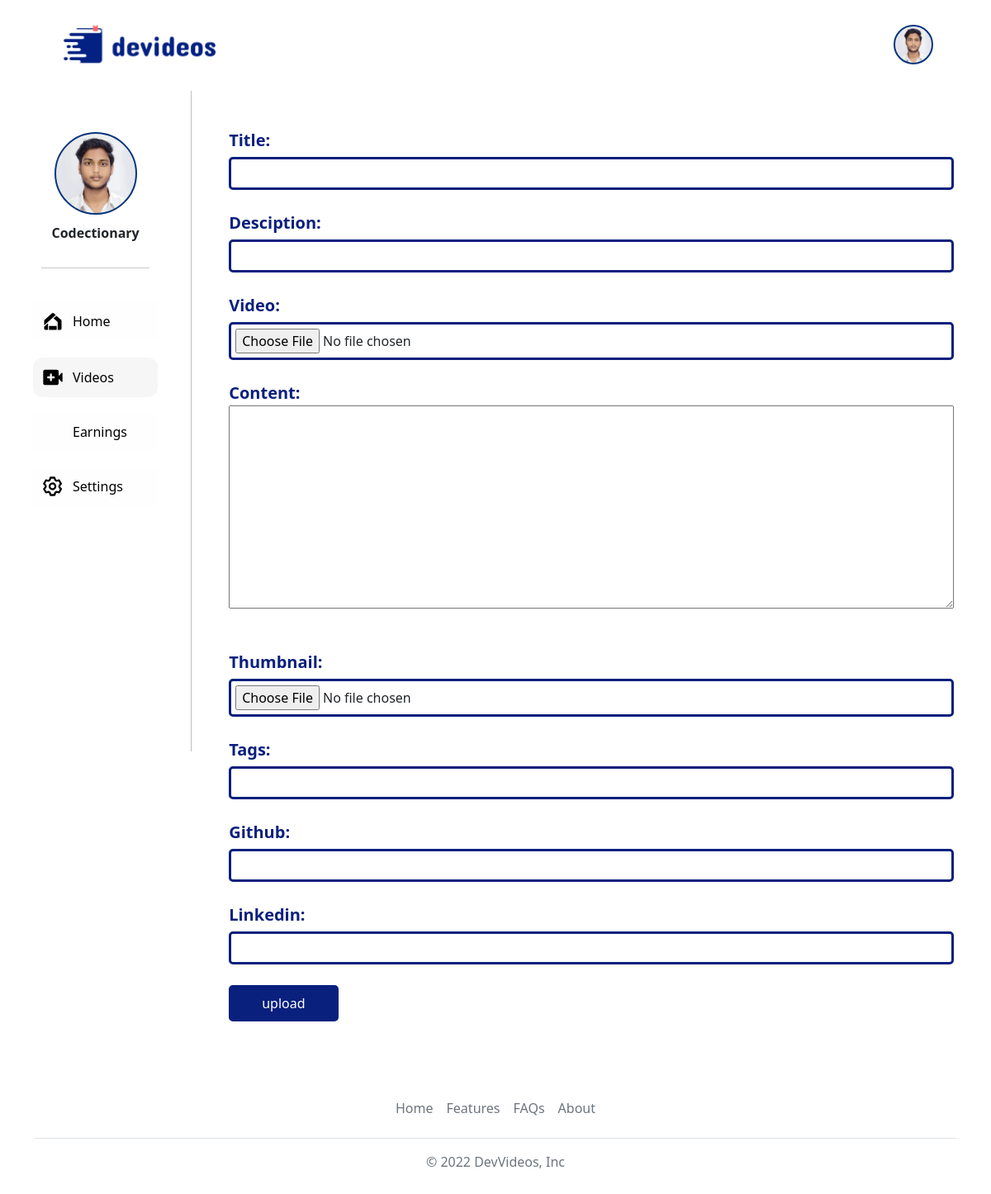
Page /upload (signed in) on the committed database.
### codectionaryapp/models.py (models this page shows, shortened)
class Creator(models.Model):
    email  = models.EmailField(unique=True);
    name  = models.CharField(max_length=100);
    channel_name  = models.CharField(max_length=100,unique=True);
    street_address  = models.CharField(max_length=100);
    country  = models.CharField(max_length=100);
    city  = models.CharField(max_length=100);
    zip_code  = models.IntegerField(default=00);
    date_of_birth  = models.DateField(auto_now=False, auto_now_add=False);
    channel_catagory  = models.CharField(max_length=100);
    channel_banner  = models.ImageField(upload_to='img/');
    channel_logo  = models.ImageField(upload_to='img/');
    about  = models.CharField(max_length=500);
    github  = models.CharField(max_length=500,default='')
    user = models.OneToOneField(User,on_delete= models.CASCADE, default='')
    date_joined = models.DateField(auto_now=True);
    def __str__(self):
        return self.channel_name

### codectionaryapp/views.py (the view, shortened to what this page needs)
# urls.py: path('upload', views.uploadContent, name='uploadvideo'),
@login_required(login_url='/login')
def uploadContent(request):
    user = Creator.objects.filter(user=request.user)
    if not user:
        return redirect('/updateprofile')
    else:
        uploadForm = UploadContentForm()
        return render(request, 'uploadVideo.html', {'title': 'Upload Videos - Devideos', 'creator_profile': user[0], 'form': uploadForm})

### codectionaryapp/forms.py
class UploadContentForm(ModelForm):
    class Meta:
        model = Content
        fields = '__all__'

### templates/uploadVideo.html (shortened to what this page needs)
{% extends 'studioskeleton.html' %}
{% load socialaccount %}
{% load static %}
{% block videos %}dr-selected{% endblock videos %}
{% block body %}
    <link rel="stylesheet" href="/static/css/upload.css">
    <form method="post" enctype="multipart/form-data">
        {{form.as_div}}
        <button type="submit">upload</button>
    </form>
{% endblock body %}

### templates/studioskeleton.html (shortened to what this page needs)
{% load socialaccount %}
{% load socialaccount %}
{% load static %}
<!DOCTYPE html>
<html>
  <head>
    <link rel="stylesheet" href="static/css/footers.css" />
    <link href="https://cdn.jsdelivr.net/npm/bootstrap@5.1.3/dist/css/bootstrap.min.css" rel="stylesheet">
    <link rel="stylesheet" href="static/css/navbar.css" />
    <link rel="stylesheet" href="/static/css/style.css">
    <link rel="stylesheet" href="/static/css/studio.css">
</head>
  <body>
    <nav class="navbar navbar-light navigation">
      <div class="container-fluid">
        <a href="/"> <img src="static/img/logo.svg" class="logo"></a>
        <div class="nav-footer">
          {% if request.user.is_authenticated %}
          {% if creator_profile %}
          <div class="nav-foot profile-photo" style="background-image:url('/media/{{creator_profile.channel_logo}}')" onclick="options()"></div>
          {% else %}
          <div class="nav-foot profile-photo" style="background-image:url('{{user.socialaccount_set.all.0.get_avatar_url}}')" onclick="options()"></div>
          {% endif %}          {% endif %}
        </div>
      </div>
    </nav>
    <div class="viewpoint">
      <div class="drawer">
        <a href="/profile/{{creator_profile.channel_name}}/"><div class="nav-foot profile-photo dr-photo" style="background-image:url(/media/{{creator_profile.channel_logo}})"></div> </a>
        <b class="dr-name">{{creator_profile.channel_name}}</b>
        <hr class="dr-divider">
        <a href="/studio"><div class="drawer-comp {% block home %}{% endblock home %}"> <img src="/static/img/home.svg" alt="" class="icon-drawer-comp "> <span class="title-drawer-comp">Home</span> </div></a>
        <a href="/videos"><div class="drawer-comp {% block videos %}{% endblock videos %}"> <img src="/static/img/st-videos.svg" alt="" class="icon-drawer-comp"><span class="title-drawer-comp">Videos</span> </div></a>
        <a href="/earning"><div class="drawer-comp {% block earnings %}{% endblock earnings %}"> <img src="/static/img/earning.svg" alt="" class="icon-drawer-comp"><span class="title-drawer-comp">Earnings</span> </div></a>
        <a href="/updateprofile"><div class="drawer-comp {% block settings %}{% endblock settings %}"> <img src="/static/img/setting.svg" alt="" class="icon-drawer-comp"> <span class="title-drawer-comp">Settings</span></div></a>
      </div>
      <div class="body">
        {% block body %}{% endblock body %}
      </div>
    </div>
    <div class="container">
        <footer class="py-3 my-4">
          <ul class="nav justify-content-center border-bottom pb-3 mb-3">
            <li class="nav-item"><a href="#" class="nav-link px-2 text-muted">Home</a></li>
            <li class="nav-item"><a href="#" class="nav-link px-2 text-muted">Features</a></li>
            <li class="nav-item"><a href="#" class="nav-link px-2 text-muted">FAQs</a></li>
            <li class="nav-item"><a href="#" class="nav-link px-2 text-muted">About</a></li>
          </ul>
          <p class="text-center text-muted">&copy; 2022 DevVideos, Inc</p>
        </footer>
      </div>
  </body>
</html>

### static/css/navbar.css (style rules this page uses)
.logo { width: 200px; margin: 20px 58px; }
.nav-foot { margin-left: 20px; }
.profile-photo { width: 48px; height: 48px; border-radius: 100px; border: 2px solid #05367C; background-image: url("/static/img/person.svg"); background-size: cover; background-position: center; cursor: pointer; }
.nav-footer { display:flex; margin-right: 58px; align-items: center; }
.navigation { position: fixed; top: 0px; background-color: white; width: 100%; z-index: 1; }

### static/css/style.css (style rules this page uses)
a { text-decoration: none; color: #000; transition: .5s; }

### static/css/studio.css (style rules this page uses)
.viewpoint { min-height: 100vh; display: flex; flex-direction: row; margin-top: 110px; }
.drawer { height: 100vh; width: 300px; border-right: 1px solid rgba(0, 0, 0, 0.25); background-color: white; display: flex; flex-direction: column; transition: .5s; }
.body { margin: 20px; width: 100%; }
.drawer-comp { background: rgb(254, 254, 254); margin: 10px 40px; padding: 10px 10px; display: flex; align-items: center; transition: .1s; }
.dr-selected { background: rgba(217, 217, 217, 0.25); border-radius: 12px; transition: .5s; }
.icon-drawer-comp { width: 28px; margin-right: 10px; transition: .5s; }
.title-drawer-comp { font-weight: 500; transition: .1s; }
.dr-photo { width: 100px; height: 100px; border-radius: 100%; margin-left: auto; margin-right: auto; margin-top: 50px; margin-bottom: 10px; transition: .5s; }
.dr-name { margin-left: auto; margin-right: auto; margin-bottom: 20px; transition: .5s; }
.dr-divider { margin: 10px 50px; margin-bottom: 30px; transition: .5s; }

### static/css/upload.css (style rules this page uses)
form > div , button { display: flex; flex-direction: column; margin: 25px; }
form > div >input { margin-top: 5px; padding: 5px; border: #0A207D solid; border-radius: 5px; width: 100%; }
form > div >label { font-size: 20px; color: #0A207D; font-weight: 700; }
form > button { border: none; background-color: #0A207D; padding: 10px 40px; color: white; border-radius: 5px; }
form { margin-top: 20px; }
li { color: rgb(240, 7, 7); }

### rows in the picture
Creator: channel_logo (picture), channel_name "Codectionary"
